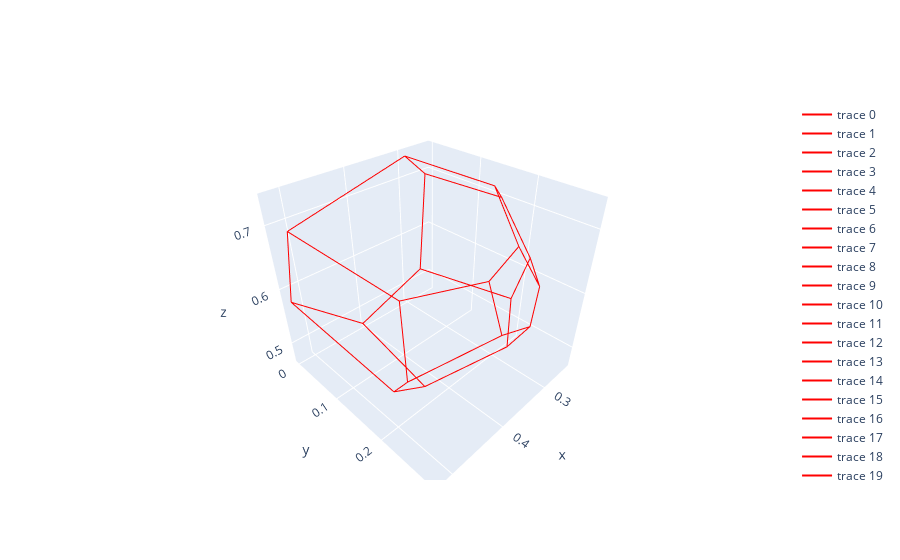

The notebook cell this image was saved under:
### Code cell
# Create traces for points and lines
traces = []

for edge in edges['1']:
    x, y, z = zip(*edge)
    trace_lines = go.Scatter3d(x=x, y=y, z=z, mode='lines', line=dict(color='red', width=2))
    traces.append(trace_lines)

# Create the figure
fig = go.Figure(data=traces)

# Set layout options
fig.update_layout(scene=dict(aspectmode='data'))

# Show the interactive plot
fig.show()

### Figure 1 — Plotly figure (JSON) as saved in the notebook; plotly's stock layout.template omitted (floating-point values rounded to 4 significant figures)
{"data": [{"line": {"color": "red", "width": 2}, "mode": "lines", "type": "scatter3d", "x": [0.2658, 0.4031], "y": [0, 0], "z": [0.5192, 0.4702]}, {"line": {"color": "red", "width": 2}, "mode": "lines", "type": "scatter3d", "x": [0.4031, 0.5209], "y": [0, 0], "z": [0.4702, 0.5778]}, {"line": {"color": "red", "width": 2}, "mode": "lines", "type": "scatter3d", "x": [0.5209, 0.5051], "y": [0, 0], "z": [0.5778, 0.6858]}, {"line": {"color": "red", "width": 2}, "mode": "lines", "type": "scatter3d", "x": [0.5051, 0.2941], "y": [0, 0], "z": [0.6858, 0.7353]}, {"line": {"color": "red", "width": 2}, "mode": "lines", "type": "scatter3d", "x": [0.2941, 0.2516], "y": [0, 0], "z": [0.7353, 0.6959]}, {"line": {"color": "red", "width": 2}, "mode": "lines", "type": "scatter3d", "x": [0.2516, 0.2658], "y": [0, 0], "z": [0.6959, 0.5192]}, {"line": {"color": "red", "width": 2}, "mode": "lines", "type": "scatter3d", "x": [0.3482, 0.3215], "y": [0.256, 0.2766], "z": [0.7034, 0.6432]}, {"line": {"color": "red", "width": 2}, "mode": "lines", "type": "scatter3d", "x": [0.3215, 0.246], "y": [0.2766, 0.2122], "z": [0.6432, 0.6249]}, {"line": {"color": "red", "width": 2}, "mode": "lines", "type": "scatter3d", "x": [0.246, 0.2434], "y": [0.2122, 0.1498], "z": [0.6249, 0.6989]}, {"line": {"color": "red", "width": 2}, "mode": "lines", "type": "scatter3d", "x": [0.2434, 0.2743], "y": [0.1498, 0.1586], "z": [0.6989, 0.7281]}, {"line": {"color": "red", "width": 2}, "mode": "lines", "type": "scatter3d", "x": [0.2743, 0.3482], "y": [0.1586, 0.256], "z": [0.7281, 0.7034]}, {"line": {"color": "red", "width": 2}, "mode": "lines", "type": "scatter3d", "x": [0.3276, 0.2534], "y": [0.2442, 0.193], "z": [0.525, 0.5456]}, {"line": {"color": "red", "width": 2}, "mode": "lines", "type": "scatter3d", "x": [0.2534, 0.246], "y": [0.193, 0.2122], "z": [0.5456, 0.6249]}, {"line": {"color": "red", "width": 2}, "mode": "lines", "type": "scatter3d", "x": [0.3215, 0.246], "y": [0.2766, 0.2122], "z": [0.6432, 0.6249]}, {"line": {"color": "red", "width": 2}, "mode": "lines", "type": "scatter3d", "x": [0.3215, 0.355], "y": [0.2766, 0.291], "z": [0.6432, 0.6064]}, {"line": {"color": "red", "width": 2}, "mode": "lines", "type": "scatter3d", "x": [0.355, 0.3276], "y": [0.291, 0.2442], "z": [0.6064, 0.525]}, {"line": {"color": "red", "width": 2}, "mode": "lines", "type": "scatter3d", "x": [0.4923, 0.5051], "y": [0.2061, 0.2289], "z": [0.6733, 0.574]}, {"line": {"color": "red", "width": 2}, "mode": "lines", "type": "scatter3d", "x": [0.5051, 0.409], "y": [0.2289, 0.2873], "z": [0.574, 0.6226]}, {"line": {"color": "red", "width": 2}, "mode": "lines", "type": "scatter3d", "x": [0.409, 0.4112], "y": [0.2873, 0.264], "z": [0.6226, 0.688]}, {"line": {"color": "red", "width": 2}, "mode": "lines", "type": "scatter3d", "x": [0.4112, 0.4923], "y": [0.264, 0.2061], "z": [0.688, 0.6733]}, {"line": {"color": "red", "width": 2}, "mode": "lines", "type": "scatter3d", "x": [0.4923, 0.5051], "y": [0.2061, 0.2289], "z": [0.6733, 0.574]}, {"line": {"color": "red", "width": 2}, "mode": "lines", "type": "scatter3d", "x": [0.4923, 0.5051], "y": [0.2061, 0], "z": [0.6733, 0.6858]}, {"line": {"color": "red", "width": 2}, "mode": "lines", "type": "scatter3d", "x": [0.5209, 0.5051], "y": [0, 0], "z": [0.5778, 0.6858]}, {"line": {"color": "red", "width": 2}, "mode": "lines", "type": "scatter3d", "x": [0.5209, 0.5106], "y": [0, 0.209], "z": [0.5778, 0.5463]}, {"line": {"color": "red", "width": 2}, "mode": "lines", "type": "scatter3d", "x": [0.5106, 0.5051], "y": [0.209, 0.2289], "z": [0.5463, 0.574]}, {"line": {"color": "red", "width": 2}, "mode": "lines", "type": "scatter3d", "x": [0.3276, 0.2534], "y": [0.2442, 0.193], "z": [0.525, 0.5456]}, {"line": {"color": "red", "width": 2}, "mode": "lines", "type": "scatter3d", "x": [0.2534, 0.2658], "y": [0.193, 0], "z": [0.5456, 0.5192]}, {"line": {"color": "red", "width": 2}, "mode": "lines", "type": "scatter3d", "x": [0.2658, 0.4031], "y": [0, 0], "z": [0.5192, 0.4702]}, {"line": {"color": "red", "width": 2}, "mode": "lines", "type": "scatter3d", "x": [0.4031, 0.4351], "y": [0, 0.1851], "z": [0.4702, 0.4798]}, {"line": {"color": "red", "width": 2}, "mode": "lines", "type": "scatter3d", "x": [0.4351, 0.3276], "y": [0.1851, 0.2442], "z": [0.4798, 0.525]}, {"line": {"color": "red", "width": 2}, "mode": "lines", "type": "scatter3d", "x": [0.5051, 0.409], "y": [0.2289, 0.2873], "z": [0.574, 0.6226]}, {"line": {"color": "red", "width": 2}, "mode": "lines", "type": "scatter3d", "x": [0.409, 0.355], "y": [0.2873, 0.291], "z": [0.6226, 0.6064]}, {"line": {"color": "red", "width": 2}, "mode": "lines", "type": "scatter3d", "x": [0.355, 0.3276], "y": [0.291, 0.2442], "z": [0.6064, 0.525]}, {"line": {"color": "red", "width": 2}, "mode": "lines", "type": "scatter3d", "x": [0.4351, 0.3276], "y": [0.1851, 0.2442], "z": [0.4798, 0.525]}, {"line": {"color": "red", "width": 2}, "mode": "lines", "type": "scatter3d", "x": [0.4351, 0.5106], "y": [0.1851, 0.209], "z": [0.4798, 0.5463]}, {"line": {"color": "red", "width": 2}, "mode": "lines", "type": "scatter3d", "x": [0.5106, 0.5051], "y": [0.209, 0.2289], "z": [0.5463, 0.574]}, {"line": {"color": "red", "width": 2}, "mode": "lines", "type": "scatter3d", "x": [0.2534, 0.2658], "y": [0.193, 0], "z": [0.5456, 0.5192]}, {"line": {"color": "red", "width": 2}, "mode": "lines", "type": "scatter3d", "x": [0.2534, 0.246], "y": [0.193, 0.2122], "z": [0.5456, 0.6249]}, {"line": {"color": "red", "width": 2}, "mode": "lines", "type": "scatter3d", "x": [0.246, 0.2434], "y": [0.2122, 0.1498], "z": [0.6249, 0.6989]}, {"line": {"color": "red", "width": 2}, "mode": "lines", "type": "scatter3d", "x": [0.2434, 0.2516], "y": [0.1498, 0], "z": [0.6989, 0.6959]}, {"line": {"color": "red", "width": 2}, "mode": "lines", "type": "scatter3d", "x": [0.2516, 0.2658], "y": [0, 0], "z": [0.6959, 0.5192]}, {"line": {"color": "red", "width": 2}, "mode": "lines", "type": "scatter3d", "x": [0.4923, 0.5051], "y": [0.2061, 0], "z": [0.6733, 0.6858]}, {"line": {"color": "red", "width": 2}, "mode": "lines", "type": "scatter3d", "x": [0.4112, 0.4923], "y": [0.264, 0.2061], "z": [0.688, 0.6733]}, {"line": {"color": "red", "width": 2}, "mode": "lines", "type": "scatter3d", "x": [0.4112, 0.3482], "y": [0.264, 0.256], "z": [0.688, 0.7034]}, {"line": {"color": "red", "width": 2}, "mode": "lines", "type": "scatter3d", "x": [0.2743, 0.3482], "y": [0.1586, 0.256], "z": [0.7281, 0.7034]}, {"line": {"color": "red", "width": 2}, "mode": "lines", "type": "scatter3d", "x": [0.2743, 0.2941], "y": [0.1586, 0], "z": [0.7281, 0.7353]}, {"line": {"color": "red", "width": 2}, "mode": "lines", "type": "scatter3d", "x": [0.5051, 0.2941], "y": [0, 0], "z": [0.6858, 0.7353]}, {"line": {"color": "red", "width": 2}, "mode": "lines", "type": "scatter3d", "x": [0.3215, 0.355], "y": [0.2766, 0.291], "z": [0.6432, 0.6064]}, {"line": {"color": "red", "width": 2}, "mode": "lines", "type": "scatter3d", "x": [0.409, 0.355], "y": [0.2873, 0.291], "z": [0.6226, 0.6064]}, {"line": {"color": "red", "width": 2}, "mode": "lines", "type": "scatter3d", "x": [0.409, 0.4112], "y": [0.2873, 0.264], "z": [0.6226, 0.688]}, {"line": {"color": "red", "width": 2}, "mode": "lines", "type": "scatter3d", "x": [0.4112, 0.3482], "y": [0.264, 0.256], "z": [0.688, 0.7034]}, {"line": {"color": "red", "width": 2}, "mode": "lines", "type": "scatter3d", "x": [0.3482, 0.3215], "y": [0.256, 0.2766], "z": [0.7034, 0.6432]}, {"line": {"color": "red", "width": 2}, "mode": "lines", "type": "scatter3d", "x": [0.4031, 0.5209], "y": [0, 0], "z": [0.4702, 0.5778]}, {"line": {"color": "red", "width": 2}, "mode": "lines", "type": "scatter3d", "x": [0.5209, 0.5106], "y": [0, 0.209], "z": [0.5778, 0.5463]}, {"line": {"color": "red", "width": 2}, "mode": "lines", "type": "scatter3d", "x": [0.4351, 0.5106], "y": [0.1851, 0.209], "z": [0.4798, 0.5463]}, {"line": {"color": "red", "width": 2}, "mode": "lines", "type": "scatter3d", "x": [0.4031, 0.4351], "y": [0, 0.1851], "z": [0.4702, 0.4798]}, {"line": {"color": "red", "width": 2}, "mode": "lines", "type": "scatter3d", "x": [0.2434, 0.2743], "y": [0.1498, 0.1586], "z": [0.6989, 0.7281]}, {"line": {"color": "red", "width": 2}, "mode": "lines", "type": "scatter3d", "x": [0.2743, 0.2941], "y": [0.1586, 0], "z": [0.7281, 0.7353]}, {"line": {"color": "red", "width": 2}, "mode": "lines", "type": "scatter3d", "x": [0.2941, 0.2516], "y": [0, 0], "z": [0.7353, 0.6959]}, {"line": {"color": "red", "width": 2}, "mode": "lines", "type": "scatter3d", "x": [0.2434, 0.2516], "y": [0.1498, 0], "z": [0.6989, 0.6959]}], "layout": {"scene": {"aspectmode": "data"}}}
